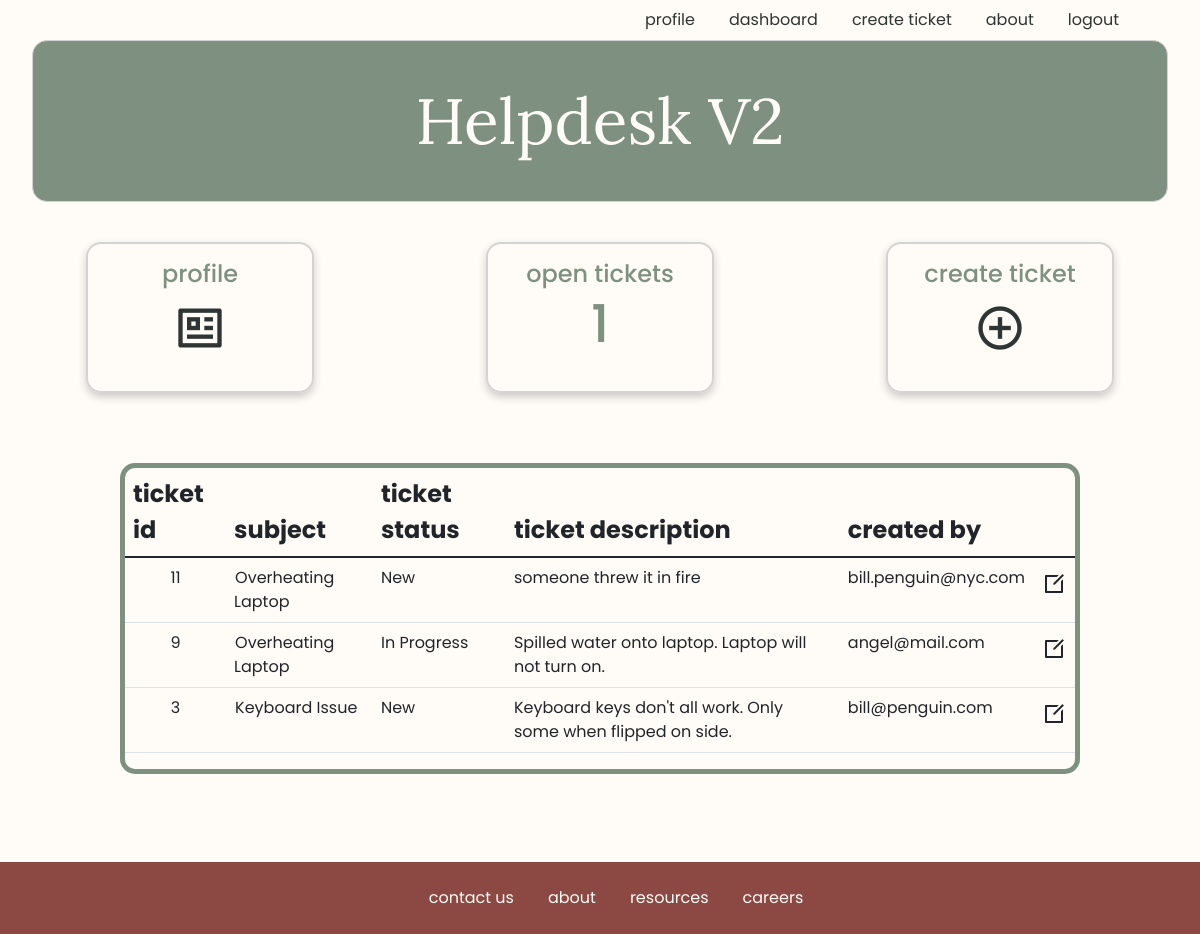
Page /dashboard (signed in) on the earlier database version.
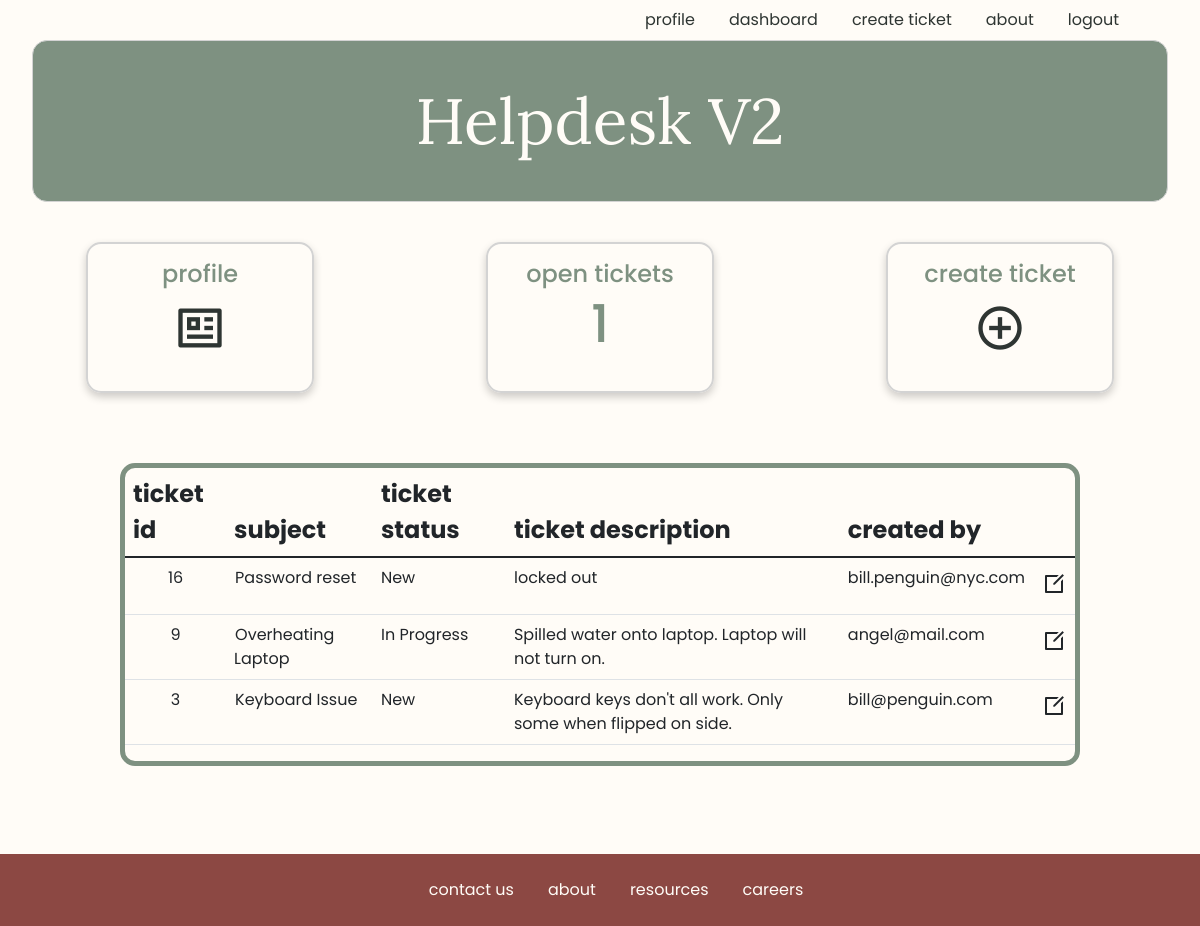
Same page on the later database version.
### users/models.py (models this page shows, shortened)
class Ticket(models.Model):
    subject = models.CharField(max_length=250)
    ticket_type = models.CharField(max_length=50)
    ticket_status = models.CharField(max_length=50)
    ticket_description = models.CharField(max_length=350)
    created_by = models.ForeignKey(User, related_name="user_tickets", on_delete=models.CASCADE, null=True)
    created_at = models.DateTimeField(auto_now_add=True)
    updated_at = models.DateTimeField(auto_now=True)
    objects = TicketManager()

class User(models.Model):
    first_name = models.CharField(max_length=255, null=True)
    last_name = models.CharField(max_length=255)
    email = models.CharField(max_length=255)
    password = models.TextField()
    created_at = models.DateTimeField(auto_now_add=True)
    updated_at = models.DateTimeField(auto_now=True)
    objects = UserManager()

### users/views.py (the view)
# urls.py: path('dashboard', views.dashboard),
def dashboard(request):
    if 'user_id' not in request.session:
        return redirect('/')
    context = {
        'user': User.objects.get(id=request.session['user_id']),
        'all_tickets': Ticket.objects.all()
    }
    return render(request, 'dashboard.html', context)

### users/templates/dashboard.html (shortened to what this page needs)
{% include 'logged_navbar.html'%}
	<div class="dashboard-cards">
		<div class="quick-card">
			<div class="card-body">
				<h4 class="card-title"><a href="/profile" class="card-link">
					profile</a></h4>
				<h2 class="quick-card-icon"><a href="/profile" class="card-link"><i class="ri-profile-line"></i></a></h2>
			</div>
		</div>
		<div class="quick-card">
			<div class="card-body">
				<h4 class="card-title"><a href="/profile" class="card-link">open tickets</a></h4>
				<h2 class="card-subtitle"><a href="/profile" class="card-link">{{user.user_tickets.all | length}}</a></h2>
			</div>
		</div>
		<div class="quick-card">
			<div class="card-body">
				<h4 class="card-title"><a href="/ticket_form" class="card-link">
					create ticket</a></h4>
				<h2 class="quick-card-icon"><a href="/ticket_form" class="card-link"><i class="ri-add-circle-line"></i></a></h2>
			</div>
		</div>
	</div>
<div class="table-container">
	<table class="table">
		<thead>
			<tr>
				<th scope="col">ticket id </th>
				<th scope="col">subject </th>
				<th scope="col">ticket status </th>
				<th scope="col">ticket description</th>
				<th scope="col">created by</th>
			</tr>
		</thead>
		<tbody>
		{% for ticket in all_tickets reversed%}
			<tr class='table-row'>
				<td class="table-data" id='table-id'><a title='Ticket ID' href="/ticket/{{ticket.id}}/edit">{{ticket.id}}</a></td>
				<td><a href="/ticket/{{ticket.id}}/edit">{{ticket.subject}}</a></td>
				<td class="table-data">{{ticket.ticket_status}}</td>
				<td>{{ticket.ticket_description}}</td>
				<td>{{ticket.created_by.email}} </td>
				<td class="data-edit" title="Edit Ticket"><a href="/ticket/{{ticket.id}}/edit"><i class="ri-edit-box-line"></i></a></td>
			</tr>
		{%endfor%}
		</tbody>
	</table>
</div>
<div>
{% include 'footer.html'%}
</div>

Differences in the rows shown:
removed Ticket: id "11", subject "Overheating Laptop", ticket_status "New", ticket_description "someone threw it in fire", created_by.email "bill.penguin@nyc.com"
added Ticket: id "16", subject "Password reset", ticket_status "New", ticket_description "locked out", created_by.email "bill.penguin@nyc.com"
